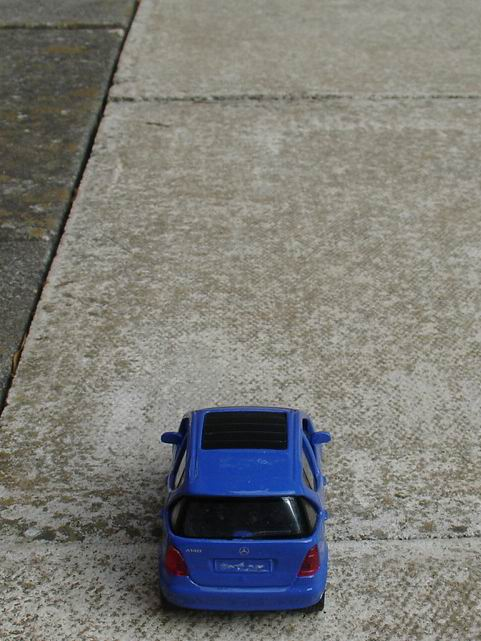
%> input picture Task 2/001.jpg, 481 x 641 px
$ octave test.m   (GNU Octave 9; MATLAB toolbox functions it lacks are replaced by stand-ins)
%> lines starting %> are read from the running program, lines starting %| are printed output that depends on the picture; in (x1, y1, x2, y2) boxes, pixels count from 0 and x2, y2 are one past the last pixel; in counts of white or black regions, pixels touching at a corner belong together; the program's own positions count from 1
### Task 2/getSizeAndColor.m
function [carStats, image, labeledImage, eroded, closed, computedImg] = getSizeAndColor(imageNum, defaults)
%> called with imageNum = '001'
%Read the image
image = imread(strcat(imageNum,'.jpg'));
%> image is the input picture: size 641x481x3 uint8; mean R, G, B 123.1, 123, 118.7

hsv = rgb2hsv(image); %Get image hsv values
%> hsv: size 641x481x3 double; mean H, S, V 0.2, 0.147, 0.509
blueOnly = hsv(:, :, 2); %Limit the blue values
foreground = blueOnly > 0.5; % Cut the foreground
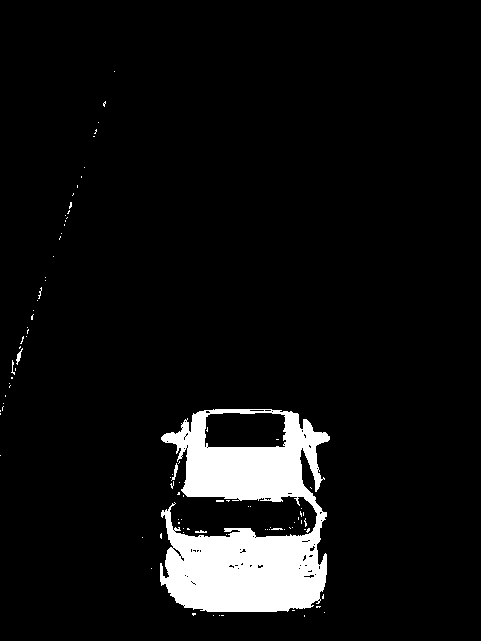
%> foreground: size 641x481 logical; 6.9% white; 94 white regions (88 under 20 px), largest, box (x1, y1, x2, y2) and area: (160, 409, 330, 612) 20846, (171, 463, 178, 481) 45, (16, 348, 23, 365) 44, (195, 530, 207, 533) 24, (11, 360, 15, 375) 22, (271, 528, 283, 530) 20

labeledImage = bwlabel(foreground);
%> labeledImage: size 641x481 double; 95 distinct labels, from 0 to 94
se = strel('square', 3); %Erode method

eroded = imerode(labeledImage, se);
%> eroded: size 641x481 double; 4 distinct labels, from 0 to 48
se2 = strel('square', 50); %Close method

closed = imclose(eroded, se2); %Image with filled gaps
%> closed: size 641x481 double; 4 distinct labels, from 0 to 48
bw = imbinarize(closed, 0.2); %binarize Image
%> bw: size 641x481 logical; 9.6% white; 2 white regions (1 under 20 px), largest, box (x1, y1, x2, y2) and area: (161, 410, 329, 611) 29502
computedImg = bwareafilt(bw, 1); %Trasform the image to a "blob"
%> computedImg: size 641x481 logical; 9.6% white; 1 white region
%imshow(final);

region = regionprops(computedImg, 'Boundingbox'); %Create bounding box for the car
%> region = 1 region; box (x1, y1, x2, y2): (161, 410, 329, 611)
imshow(computedImg); hold on

%Apply the bounding box to the image
for i=1:length(region)
     carSize=region(i).BoundingBox;
     rectangle('Position', [carSize(1),carSize(2),carSize(3),carSize(4)],'EdgeColor','green','LineWidth',1) ;
end
%> this loop made 1 pass
%> carSize on pass 1: [161.5 410.5 168 201]

%Define Car Object Variables
carStats.cornerX = carSize(1);
%> carStats.cornerX = 161.5
carStats.cornerY = carSize(2);
%> carStats.cornerY = 410.5
carStats.width = carSize(3);
%> carStats.width = 168
carStats.length = carSize(4);
%> carStats.length = 201
carStats.posX = carStats.cornerX + (carStats.width/2);
%> carStats.posX = 245.5
carStats.posY = carStats.cornerY + (carStats.length/2);
%> carStats.posY = 511
carStats.realWidth = calcSize("w", carStats, defaults);
carStats.realLength = calcSize("l", carStats, defaults);

%Creates a crop of the car only, to process the color;
rect = [carStats.cornerX, carStats.cornerY, carStats.width , carStats.length];
croppedImg = imcrop(image, rect);

%Calculate the color of the car with the croppedImage, of the car only
carStats.color = calcColor(croppedImg);

### Task 2/calcSize.m
function size = calcSize(axis, carStats, defaults)
%> called with axis = 'w'

%Changes between length and width
%Calculate the offset angle between the bottom of the image to the car
if(axis == "l")
    offsetAngle = defaults.screenY - (carStats.cornerY + carStats.length);
else
    offsetAngle = defaults.screenX/2 - (carStats.cornerX + carStats.width/2);
%> offsetAngle = -5.5
end

angle = 60 + (offsetAngle * defaults.degPerPixel); %calculate the overall angle between the camera and the car position
%> angle = 59.77
dist = defaults.camHeight * tand(angle); %Calculate the distance with the tangent of the angle
%> dist = 12.01
fullDist = hypot(defaults.camHeight, dist); %Calcualte the hypotenuse between the distance and the cameraHeight (this allows us to get the distance to the car)
%> fullDist = 13.9

%After the distance calculate the size of the car
if(axis == "l")
    finalDeg = carStats.length * defaults.degPerPixel;
else
    finalDeg = carStats.width/2 * defaults.degPerPixel;
%> finalDeg = 3.53
end

size = (fullDist * tand(finalDeg)) * 2;
%> size = 1.71
%> in getSizeAndColor, `carStats.realLength = calcSize("l", carStats, defaults);`: carStats.realLength = 4.31
%> in getSizeAndColor, `rect = [carStats.cornerX, carStats.cornerY, carStats.width , carStats...`: rect = [161.5 410.5 168 201]

% [35 lines of commented-out code are left out]

### Task 2/calcColor.m
function color = calcColor(image)
% Extract the individual red and blue color channels.
redChannel = image(:, :, 1) > 210;
%> redChannel: size 202x169 logical; 0.02% white in thin lines or dots, all inside (x1, y1, x2, y2) = (126, 91, 130, 97)
blueChannel = image(:, :, 3) > 135;
%> blueChannel: size 202x169 logical; 28.8% white; 61 white regions (53 under 20 px), largest, box (x1, y1, x2, y2) and area: (28, 0, 169, 189) 8841, (0, 0, 31, 25) 405, (161, 179, 169, 202) 107

%Calculate the sum of the red and blue pixels
totalRed = sum(redChannel(:) == 1);
%> totalRed = 8
totalBlue = sum(blueChannel(:) == 1);
%> totalBlue = 9830

%If there are more Red pixels than Blue pixels then the color is Red
%otherwise the color is Blue
if(totalRed > totalBlue)
    color = "red";
else
    color = "blue";
end

### Task 2/startApplication.m
function startApplication(image1, image2)
close all %closes all the opened windows

defaults = setGlobalVars();

%Gets the sizes and different images from processing the car
[carStats, s1, s2, s3, s4, s5] = getSizeAndColor(image1, defaults);
%> in getSizeAndColor, `carStats.color = calcColor(croppedImg);`: carStats.color = 'blue'
%> carStats = {cornerX 161.5, cornerY 410.5, width 168, length 201, posX 245.5, posY 511}
carStats2 = getSizeAndColor(image2, defaults);
%> call 2 of getSizeAndColor, with imageNum = '003'
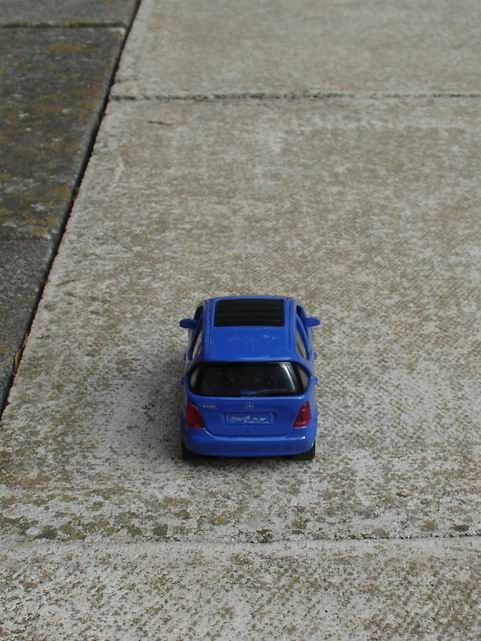
%> input picture Task 2/003.jpg, 481 x 641 px
%> in getSizeAndColor, image is the input picture: size 641x481x3 uint8; mean R, G, B 128.8, 128.1, 121.8
%> in getSizeAndColor (call 2), `hsv = rgb2hsv(image);`: hsv: size 641x481x3 double; mean H, S, V 0.181, 0.127, 0.522
%> in getSizeAndColor (call 2), `foreground = blueOnly > 0.5;`: foreground: size 641x481 logical; 4.5% white; 78 white regions (73 under 20 px), largest, box (x1, y1, x2, y2) and area: (181, 298, 320, 461) 13551, (17, 336, 25, 365) 59, (271, 364, 280, 368) 25, (217, 387, 229, 390) 24, (190, 347, 193, 360) 22
%> in getSizeAndColor (call 2), `labeledImage = bwlabel(foreground);`: labeledImage: size 641x481 double; 79 distinct labels, from 0 to 78
%> in getSizeAndColor (call 2), `eroded = imerode(labeledImage, se);`: eroded: size 641x481 double; 5 distinct labels, from 0 to 66
%> in getSizeAndColor (call 2), `closed = imclose(eroded, se2);`: closed: size 641x481 double; 5 distinct labels, from 0 to 66
%> in getSizeAndColor (call 2), `bw = imbinarize(closed, 0.2);`: bw: size 641x481 logical; 6.2% white; 2 white regions (1 under 20 px), largest, box (x1, y1, x2, y2) and area: (182, 299, 318, 459) 19047
%> in getSizeAndColor (call 2), `computedImg = bwareafilt(bw, 1);`: computedImg: size 641x481 logical; 6.2% white; 1 white region
%> in getSizeAndColor (call 2), `region = regionprops(computedImg, 'Boundingbox');`: region = 1 region; box (x1, y1, x2, y2): (182, 299, 318, 459)
%> the loop in getSizeAndColor (call 2), `for i=1:length(region)` made 1 pass
%> carSize on pass 1: [182.5 299.5 136 160]
%> in getSizeAndColor (call 2), `carStats.cornerX = carSize(1);`: carStats.cornerX = 182.5
%> in getSizeAndColor (call 2), `carStats.cornerY = carSize(2);`: carStats.cornerY = 299.5
%> in getSizeAndColor (call 2), `carStats.width = carSize(3);`: carStats.width = 136
%> in getSizeAndColor (call 2), `carStats.length = carSize(4);`: carStats.length = 160
%> in getSizeAndColor (call 2), `carStats.posX = carStats.cornerX + (carStats.width/2);`: carStats.posX = 250.5
%> in getSizeAndColor (call 2), `carStats.posY = carStats.cornerY + (carStats.length/2);`: carStats.posY = 379.5
%> in getSizeAndColor (call 2), `carStats.realWidth = calcSize("w", carStats, defaults);`: carStats.realWidth = 1.38
%> in getSizeAndColor (call 2), `carStats.realLength = calcSize("l", carStats, defaults);`: carStats.realLength = 4.33
%> in getSizeAndColor (call 2), `rect = [carStats.cornerX, carStats.cornerY, carStats.width , carStats...`: rect = [182.5 299.5 136 160]
%> in calcColor (call 2), `redChannel = image(:, :, 1) > 210;`: redChannel: size 161x137 logical; 0.06% white in thin lines or dots, all inside (x1, y1, x2, y2) = (102, 67, 123, 139)
%> in calcColor (call 2), `blueChannel = image(:, :, 3) > 135;`:
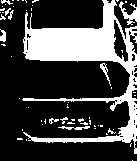
%> blueChannel: size 161x137 logical; 26.9% white; 59 white regions (49 under 20 px), largest, box (x1, y1, x2, y2) and area: (22, 0, 137, 154) 5242, (119, 1, 137, 25) 166, (58, 126, 90, 130) 68
%> in calcColor (call 2), `totalRed = sum(redChannel(:) == 1);`: totalRed = 14
%> in calcColor (call 2), `totalBlue = sum(blueChannel(:) == 1);`: totalBlue = 5936
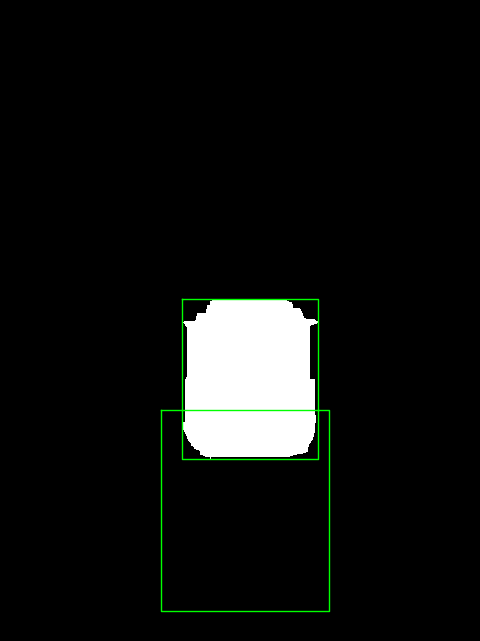
%> figure redrawn from the program's plot data
%> carStats2 = {cornerX 182.5, cornerY 299.5, width 136, length 160, posX 250.5, posY 379.5}

%Generate all the images of the transformations as a showcase
subplot(2,3,1), imshow(s1);
subplot(2,3,2), imshow(s2);
subplot(2,3,3), imshow(s3);
subplot(2,3,4), imshow(s4);
subplot(2,3,6), imshow(s5);

%Draws a crosshair at the center of the car
drawCrosshair(carStats.posX, carStats.posY);

%Calculate the speed of the car, based on the 2 images
carStats.speed = calcSpeed(carStats, carStats2, defaults);

%Output the lines regarding the car size, speed, color, etc
outputProgram(carStats);

### Task 2/drawCrosshair.m
function drawCrosshair(posX, posY)
%> called with posX = 245.5, posY = 511
% draw an horizontal bar in the middle of the car
x = [posX-10,posX+10];
%> x = [235.5 255.5]
y = [posY,posY];
%> y = [511 511]
plot(x,y,'LineWidth', 1, 'Color',[0.0,0.0,0.0]); % drawing

% draw a vertical bar in the middle of the car
x = [posX,posX];
%> x = [245.5 245.5]
y = [posY-10,posY+10];
%> y = [501 521]
plot(x,y,'LineWidth', 1, 'Color',[0.0,0.0,0.0]);

### Task 2/calcSpeed.m
function speed = calcSpeed(car1, car2, defaults)
    %Changes between length and width
    diff_car1 = defaults.screenY/2 - car1.posY; %Calculate distances from middle of image
%> diff_car1 = -191
    diff_car2 = defaults.screenY/2 - car2.posY;
%> diff_car2 = -59.5
    deg_car1 = 60 + (diff_car1 * defaults.degPerPixel); %calculate angle, from middle image to car
%> deg_car1 = 51.98
    deg_car2 = 60 + (diff_car2 * defaults.degPerPixel);
%> deg_car2 = 57.5
    dist_car1 = defaults.degPerPixel * tand(deg_car1); %Calculate horizontal distance to both cars
%> dist_car1 = 0.0537
    dist_car2 = defaults.degPerPixel * tand(deg_car2);
%> dist_car2 = 0.0659
    distance = (dist_car2 - dist_car1)*1000; %Subtract the later picture to the first one to get the distance travelled
%> distance = 12.21
    speed = distance * defaults.convertMph; %Convert distance to KMH then to speed in MPH
%> speed = 27.32
end

### Task 2/isFireEngine.m
%Checks if it's a Fire Engine based on the gotten color
function result = isFireEngine(color)
    if(color == "red")
        result = "Y";
    else
        result = "N";
    end
end

### Task 2/isOversized.m
%Check if the car is oversized, by checking the width of the car
function result = isOversized(width)
    if(width > 2.5)
        result = "Y";
    else
        result = "N";
    end
end

### Task 2/isSpeeding.m
%Check if the car is speeding by checking the speed of the car
function result = isSpeeding(speed)
    if(speed > 30)
        result = "Y";
    else
        result = "N";
    end
end

### Task 2/setGlobalVars.m
function defaults = setGlobalVars()
%--------- Glob Variables ----------
defaults.camHeight = 7;
defaults.degPerPixel = 0.042;
defaults.screenX = 480;
defaults.screenY = 640;
defaults.convertMph = 2.23693629;
%-------- /Glob Variables -----------

### Task 2/outputProgram.m
function outputProgram(carStats)
disp("Car width: " + carStats.realWidth + " meters");
%| Car width: 1.7143 meters
disp("Car length: " + carStats.realLength + " meters");
%| Car length: 4.3126 meters
disp("Car width/length ratio: 1:" + carStats.realLength/carStats.realWidth);
%| Car width/length ratio: 1:2.5156
disp("Car colour: " + carStats.color);
%| Car colour: blue
disp("Car speed: " + carStats.speed + " mph");
%| Car speed: 27.3226 mph
disp("Car is speeding (Y/N): " + isSpeeding(carStats.speed));
%| Car is speeding (Y/N): N
disp("Car is oversized (Y/N): " + isOversized(carStats.realWidth));
%| Car is oversized (Y/N): N
disp("Car is fire engine (Y/N): " + isFireEngine(carStats.color));
%| Car is fire engine (Y/N): N
end

%This function prints all the necessary information of the car, along with
%all the calculations made

### Task 2/test.m
clear %Clear memory
clc %Clear console
close all %Close all opened windows

%Sets all the variables of the object default
defaults = setGlobalVars();

disp("---- Main Function Output / 001 - 003 ----");
%Main function output (not speeding)
startApplication("001", "003");

%--------------------------------------------------------------------------

%Set car start position and end position (speeding)
carStart = getSizeAndColor("001", defaults);
%> in getSizeAndColor (call 3), `region = regionprops(computedImg, 'Boundingbox');`: region = 1 region; box (x1, y1, x2, y2): (161, 410, 329, 611)
%> carStart has the same summary as carStats in startApplication
carEnd = getSizeAndColor("006", defaults);
%> call 4 of getSizeAndColor, with imageNum = '006'
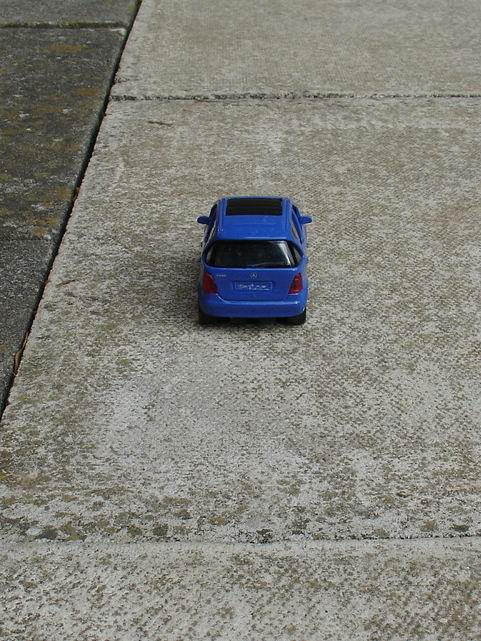
%> input picture Task 2/006.jpg, 481 x 641 px
%> in getSizeAndColor, image is the input picture: size 641x481x3 uint8; mean R, G, B 131.2, 130.7, 123.7
%> in getSizeAndColor (call 4), `hsv = rgb2hsv(image);`: hsv: size 641x481x3 double; mean H, S, V 0.176, 0.108, 0.526
%> in getSizeAndColor (call 4), `foreground = blueOnly > 0.5;`: foreground: size 641x481 logical; 2.9% white; 134 white regions (127 under 20 px), largest, box (x1, y1, x2, y2) and area: (199, 197, 311, 323) 8201, (198, 212, 216, 234) 135, (241, 202, 276, 206) 69
%> in getSizeAndColor (call 4), `labeledImage = bwlabel(foreground);`: labeledImage: size 641x481 double; 135 distinct labels, from 0 to 134
%> in getSizeAndColor (call 4), `eroded = imerode(labeledImage, se);`: eroded: size 641x481 double; 6 distinct labels, from 0 to 121
%> in getSizeAndColor (call 4), `closed = imclose(eroded, se2);`: closed: size 641x481 double; 6 distinct labels, from 0 to 121
%> in getSizeAndColor (call 4), `bw = imbinarize(closed, 0.2);`: bw: size 641x481 logical; 3.4% white; 4 white regions (3 under 20 px), largest, box (x1, y1, x2, y2) and area: (200, 201, 310, 320) 10549
%> in getSizeAndColor (call 4), `computedImg = bwareafilt(bw, 1);`: computedImg: size 641x481 logical; 3.4% white; 1 white region
%> in getSizeAndColor (call 4), `region = regionprops(computedImg, 'Boundingbox');`: region = 1 region; box (x1, y1, x2, y2): (200, 201, 310, 320)
%> the loop in getSizeAndColor (call 4), `for i=1:length(region)` made 1 pass
%> carSize on pass 1: [200.5 201.5 110 119]
%> in getSizeAndColor (call 4), `carStats.cornerX = carSize(1);`: carStats.cornerX = 200.5
%> in getSizeAndColor (call 4), `carStats.cornerY = carSize(2);`: carStats.cornerY = 201.5
%> in getSizeAndColor (call 4), `carStats.width = carSize(3);`: carStats.width = 110
%> in getSizeAndColor (call 4), `carStats.length = carSize(4);`: carStats.length = 119
%> in getSizeAndColor (call 4), `carStats.posX = carStats.cornerX + (carStats.width/2);`: carStats.posX = 255.5
%> in getSizeAndColor (call 4), `carStats.posY = carStats.cornerY + (carStats.length/2);`: carStats.posY = 261
%> in getSizeAndColor (call 4), `carStats.realWidth = calcSize("w", carStats, defaults);`: carStats.realWidth = 1.11
%> in getSizeAndColor (call 4), `carStats.realLength = calcSize("l", carStats, defaults);`: carStats.realLength = 4.29
%> in getSizeAndColor (call 4), `rect = [carStats.cornerX, carStats.cornerY, carStats.width , carStats...`: rect = [200.5 201.5 110 119]
%> in calcColor (call 4), `redChannel = image(:, :, 1) > 210;`: redChannel: size 120x111 logical; 0.05% white in thin lines or dots, all inside (x1, y1, x2, y2) = (87, 56, 90, 62)
%> in calcColor (call 4), `blueChannel = image(:, :, 3) > 135;`:
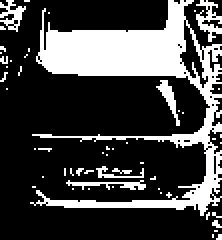
%> blueChannel: size 120x111 logical (shown 2 times larger); 26.6% white; 54 white regions (48 under 20 px), largest, box (x1, y1, x2, y2) and area: (15, 0, 111, 108) 2936, (98, 0, 111, 21) 120, (0, 0, 13, 16) 94, (33, 90, 73, 95) 89, (78, 40, 90, 63) 87, (48, 83, 72, 89) 48
%> in calcColor (call 4), `totalRed = sum(redChannel(:) == 1);`: totalRed = 6
%> in calcColor (call 4), `totalBlue = sum(blueChannel(:) == 1);`: totalBlue = 3538
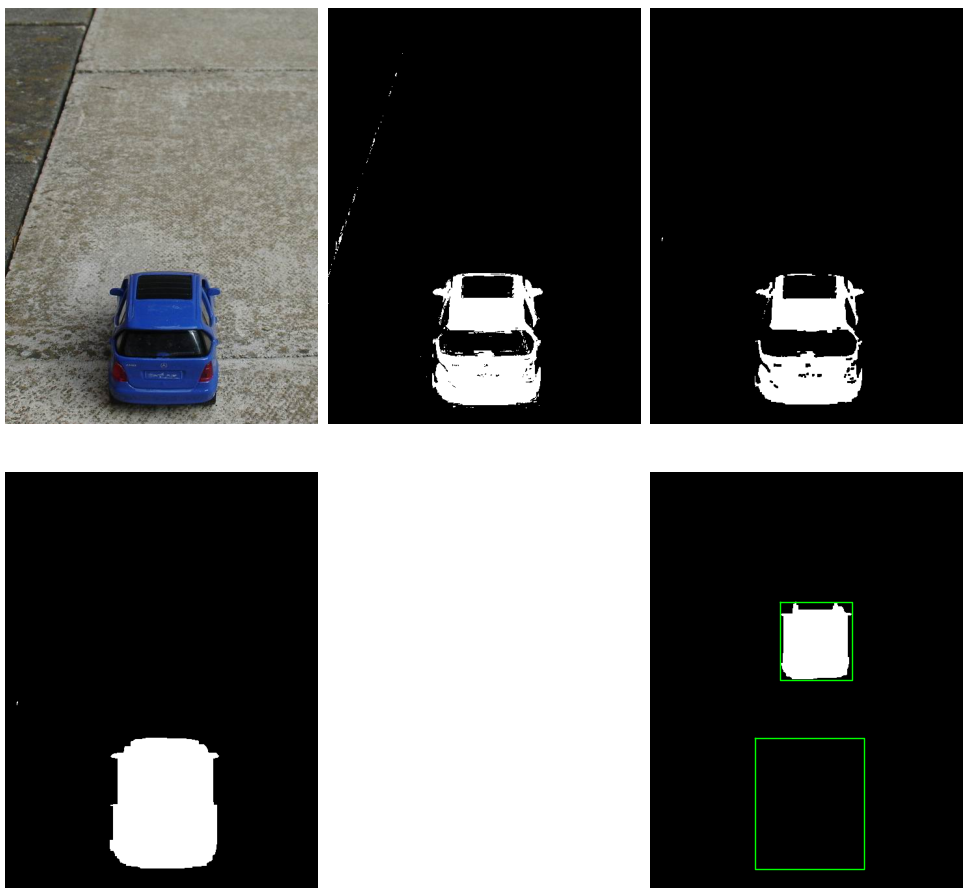
%> figure redrawn from the program's plot data, 5 panels
%> carEnd = {cornerX 200.5, cornerY 201.5, width 110, length 119, posX 255.5, posY 261}

fprintf("\n");
disp("---- Test normal car / speeding ----");
carStart.speed = calcSpeed(carStart, carEnd, defaults); %update Speed
%> carStart.speed = 60.15

%Test for oversized car (with normal car)
disp("Is oversized?: " + isOversized(carStart.realWidth));
%| Is oversized?: N
%Test speeding (car is speeding)
disp("Is speeding?: " + isSpeeding(carStart.speed));
%| Is speeding?: Y
%Test speeding (car is speeding)
disp("Is Fire Engine?: " + isFireEngine(carStart.color));
%| Is Fire Engine?: N
disp("Color: " + carStart.color);
%| Color: blue

%--------------------------------------------------------------------------

%Set car start position and end position
carStart = getSizeAndColor("fire01", defaults);
%> the run ends on the next line
